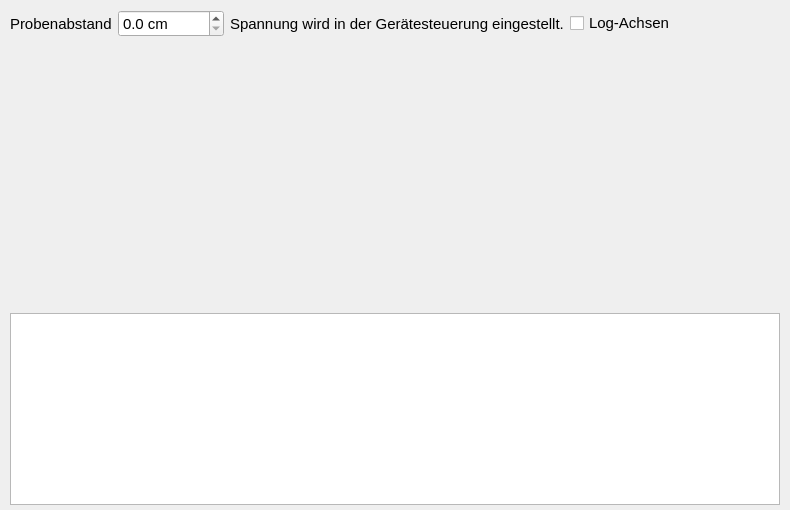
<?xml version="1.0" encoding="UTF-8"?>
<ui version="4.0">
 <class>SweepTab</class>
 <widget class="QWidget" name="SweepTab">
  <property name="geometry">
   <rect>
    <x>0</x>
    <y>0</y>
    <width>790</width>
    <height>510</height>
   </rect>
  </property>
  <property name="font">
   <font>
    <pointsize>11</pointsize>
   </font>
  </property>
  <layout class="QGridLayout" name="gridSweep" rowstretch="0,1,0">
   <property name="leftMargin">
    <number>10</number>
   </property>
   <property name="topMargin">
    <number>10</number>
   </property>
   <property name="rightMargin">
    <number>10</number>
   </property>
   <property name="bottomMargin">
    <number>5</number>
   </property>
   <item row="0" column="0">
    <layout class="QHBoxLayout" name="layoutSweepControls">
     <item>
      <widget class="QLabel" name="labelParam">
       <property name="font">
        <font>
         <pointsize>11</pointsize>
        </font>
       </property>
       <property name="text">
        <string>Probenabstand</string>
       </property>
      </widget>
     </item>
     <item>
      <widget class="QDoubleSpinBox" name="spinParam">
       <property name="font">
        <font>
         <pointsize>11</pointsize>
        </font>
       </property>
       <property name="toolTip">
        <string>Abstand der Probe vom Detektor in Zentimetern</string>
       </property>
       <property name="suffix">
        <string> cm</string>
       </property>
       <property name="decimals">
        <number>1</number>
       </property>
       <property name="maximum">
        <double>99999.000000000000000</double>
       </property>
       <property name="singleStep">
        <double>0.500000000000000</double>
       </property>
      </widget>
     </item>
     <item>
      <widget class="QLabel" name="labelHint">
       <property name="font">
        <font>
         <pointsize>11</pointsize>
        </font>
       </property>
       <property name="text">
        <string>Spannung wird in der Gerätesteuerung eingestellt.</string>
       </property>
       <property name="textFormat">
        <enum>Qt::TextFormat::PlainText</enum>
       </property>
       <property name="wordWrap">
        <bool>false</bool>
       </property>
      </widget>
     </item>
     <item>
      <widget class="QCheckBox" name="checkLogAxes">
       <property name="font">
        <font>
         <pointsize>11</pointsize>
        </font>
       </property>
       <property name="text">
        <string>Log-Achsen</string>
       </property>
       <property name="toolTip">
        <string>Beide Achsen logarithmisch darstellen (Potenzgesetz wird zur Geraden)</string>
       </property>
      </widget>
     </item>
     <item>
      <spacer name="spacerSweep">
       <property name="orientation">
        <enum>Qt::Orientation::Horizontal</enum>
       </property>
       <property name="sizeHint" stdset="0">
        <size>
         <width>40</width>
         <height>20</height>
        </size>
       </property>
      </spacer>
     </item>
     <item>
      <widget class="QLabel" name="valueStatus">
       <property name="wordWrap">
        <bool>true</bool>
       </property>
      </widget>
     </item>
    </layout>
   </item>
   <item row="1" column="0">
    <widget class="GeneralPlot" name="sweepPlot" native="true">
     <property name="sizePolicy">
      <sizepolicy hsizetype="Expanding" vsizetype="Expanding">
       <horstretch>0</horstretch>
       <verstretch>0</verstretch>
      </sizepolicy>
     </property>
    </widget>
   </item>
   <item row="2" column="0">
    <widget class="QTableView" name="tableSummary">
     <property name="sizePolicy">
      <sizepolicy hsizetype="Expanding" vsizetype="Maximum">
       <horstretch>0</horstretch>
       <verstretch>0</verstretch>
      </sizepolicy>
     </property>
     <property name="maximumSize">
      <size>
       <width>16777215</width>
       <height>200</height>
      </size>
     </property>
     <property name="editTriggers">
      <set>QAbstractItemView::EditTrigger::DoubleClicked|QAbstractItemView::EditTrigger::EditKeyPressed</set>
     </property>
     <property name="alternatingRowColors">
      <bool>true</bool>
     </property>
     <property name="selectionMode">
      <enum>QAbstractItemView::SelectionMode::SingleSelection</enum>
     </property>
    </widget>
   </item>
  </layout>
 </widget>
 <customwidgets>
  <customwidget>
   <class>GeneralPlot</class>
   <extends>QWidget</extends>
   <header>gmcounter.ui.widgets.plot</header>
  </customwidget>
 </customwidgets>
 <resources/>
 <connections/>
</ui>
